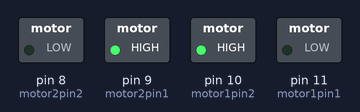
The sketch below on a simulated Arduino Uno, built with avr-gcc and run on an emulated ATmega328P. On the bench: switched loads named in the sketch (green lamp = pin HIGH).

Above: at 0.1 s.
Timing chart, 0 to 1.6 s (numbered marks = the images above):
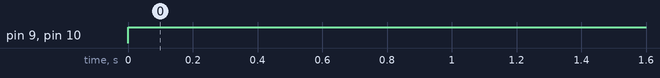

Measured:
- by itself, pin 9 (motor2pin1), pin 10 (motor1pin2): LOW → HIGH at 0.00 s

The sketch:

sketch_jul28a.ino
```cpp
int motor1pin1 = 11;
int motor1pin2 = 10;

int motor2pin1 = 9;
int motor2pin2 = 8;

void setup() {
  // put your setup code here, to run once:
  pinMode(motor1pin1, OUTPUT);
  pinMode(motor1pin2, OUTPUT);
  pinMode(motor2pin1, OUTPUT);
  pinMode(motor2pin2, OUTPUT);

}

void loop() {
  // put your main code here, to run repeatedly:

  digitalWrite(motor1pin1, LOW);
  digitalWrite(motor1pin2, HIGH);

  digitalWrite(motor2pin1, HIGH);
  digitalWrite(motor2pin2, LOW);
}
```
